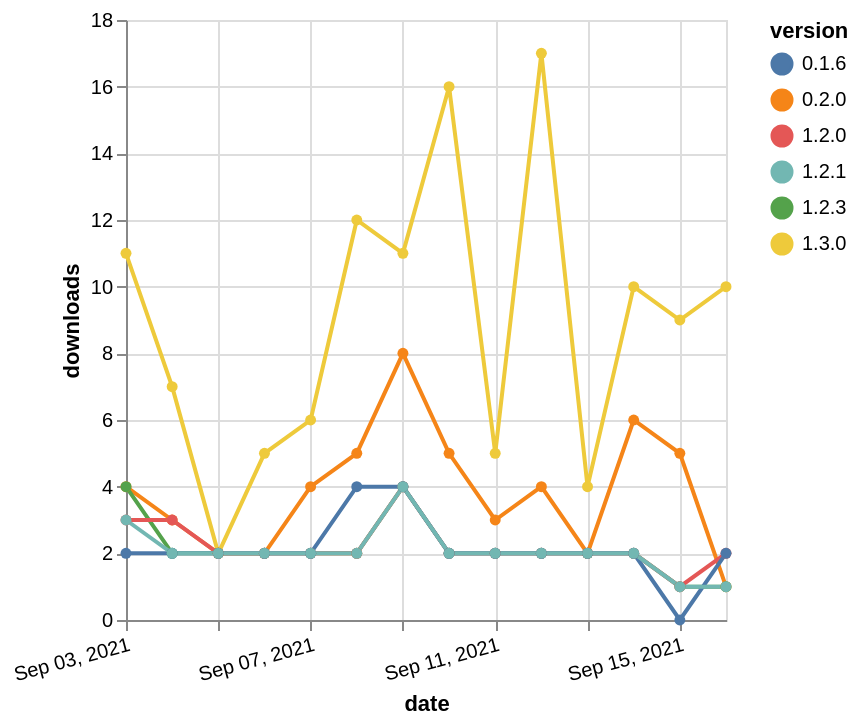

Source (Vega-Lite JSON):
### Vega-Lite specification from a JSON file in a GitHub repository (floating-point values rounded to 4 significant figures)
{"$schema": "https://vega.github.io/schema/vega-lite/v5.json", "description": "A simple bar chart with embedded data.", "data": {"values": [{"date": "2021-09-03", "total": 719, "delta": 4, "version": "0.2.0"}, {"date": "2021-09-04", "total": 722, "delta": 3, "version": "0.2.0"}, {"date": "2021-09-05", "total": 724, "delta": 2, "version": "0.2.0"}, {"date": "2021-09-06", "total": 726, "delta": 2, "version": "0.2.0"}, {"date": "2021-09-07", "total": 730, "delta": 4, "version": "0.2.0"}, {"date": "2021-09-08", "total": 735, "delta": 5, "version": "0.2.0"}, {"date": "2021-09-09", "total": 743, "delta": 8, "version": "0.2.0"}, {"date": "2021-09-10", "total": 748, "delta": 5, "version": "0.2.0"}, {"date": "2021-09-11", "total": 751, "delta": 3, "version": "0.2.0"}, {"date": "2021-09-12", "total": 755, "delta": 4, "version": "0.2.0"}, {"date": "2021-09-13", "total": 757, "delta": 2, "version": "0.2.0"}, {"date": "2021-09-14", "total": 763, "delta": 6, "version": "0.2.0"}, {"date": "2021-09-15", "total": 768, "delta": 5, "version": "0.2.0"}, {"date": "2021-09-16", "total": 769, "delta": 1, "version": "0.2.0"}, {"date": "2021-09-03", "total": 40, "delta": 11, "version": "1.3.0"}, {"date": "2021-09-04", "total": 47, "delta": 7, "version": "1.3.0"}, {"date": "2021-09-05", "total": 49, "delta": 2, "version": "1.3.0"}, {"date": "2021-09-06", "total": 54, "delta": 5, "version": "1.3.0"}, {"date": "2021-09-07", "total": 60, "delta": 6, "version": "1.3.0"}, {"date": "2021-09-08", "total": 72, "delta": 12, "version": "1.3.0"}, {"date": "2021-09-09", "total": 83, "delta": 11, "version": "1.3.0"}, {"date": "2021-09-10", "total": 99, "delta": 16, "version": "1.3.0"}, {"date": "2021-09-11", "total": 104, "delta": 5, "version": "1.3.0"}, {"date": "2021-09-12", "total": 121, "delta": 17, "version": "1.3.0"}, {"date": "2021-09-13", "total": 125, "delta": 4, "version": "1.3.0"}, {"date": "2021-09-14", "total": 135, "delta": 10, "version": "1.3.0"}, {"date": "2021-09-15", "total": 144, "delta": 9, "version": "1.3.0"}, {"date": "2021-09-16", "total": 154, "delta": 10, "version": "1.3.0"}, {"date": "2021-09-03", "total": 149, "delta": 4, "version": "1.2.3"}, {"date": "2021-09-04", "total": 151, "delta": 2, "version": "1.2.3"}, {"date": "2021-09-05", "total": 153, "delta": 2, "version": "1.2.3"}, {"date": "2021-09-06", "total": 155, "delta": 2, "version": "1.2.3"}, {"date": "2021-09-07", "total": 157, "delta": 2, "version": "1.2.3"}, {"date": "2021-09-08", "total": 159, "delta": 2, "version": "1.2.3"}, {"date": "2021-09-09", "total": 163, "delta": 4, "version": "1.2.3"}, {"date": "2021-09-10", "total": 165, "delta": 2, "version": "1.2.3"}, {"date": "2021-09-11", "total": 167, "delta": 2, "version": "1.2.3"}, {"date": "2021-09-12", "total": 169, "delta": 2, "version": "1.2.3"}, {"date": "2021-09-13", "total": 171, "delta": 2, "version": "1.2.3"}, {"date": "2021-09-14", "total": 173, "delta": 2, "version": "1.2.3"}, {"date": "2021-09-15", "total": 174, "delta": 1, "version": "1.2.3"}, {"date": "2021-09-16", "total": 175, "delta": 1, "version": "1.2.3"}, {"date": "2021-09-03", "total": 377, "delta": 3, "version": "1.2.0"}, {"date": "2021-09-04", "total": 380, "delta": 3, "version": "1.2.0"}, {"date": "2021-09-05", "total": 382, "delta": 2, "version": "1.2.0"}, {"date": "2021-09-06", "total": 384, "delta": 2, "version": "1.2.0"}, {"date": "2021-09-07", "total": 386, "delta": 2, "version": "1.2.0"}, {"date": "2021-09-08", "total": 388, "delta": 2, "version": "1.2.0"}, {"date": "2021-09-09", "total": 392, "delta": 4, "version": "1.2.0"}, {"date": "2021-09-10", "total": 394, "delta": 2, "version": "1.2.0"}, {"date": "2021-09-11", "total": 396, "delta": 2, "version": "1.2.0"}, {"date": "2021-09-12", "total": 398, "delta": 2, "version": "1.2.0"}, {"date": "2021-09-13", "total": 400, "delta": 2, "version": "1.2.0"}, {"date": "2021-09-14", "total": 402, "delta": 2, "version": "1.2.0"}, {"date": "2021-09-15", "total": 403, "delta": 1, "version": "1.2.0"}, {"date": "2021-09-16", "total": 405, "delta": 2, "version": "1.2.0"}, {"date": "2021-09-03", "total": 934, "delta": 2, "version": "0.1.6"}, {"date": "2021-09-04", "total": 936, "delta": 2, "version": "0.1.6"}, {"date": "2021-09-05", "total": 938, "delta": 2, "version": "0.1.6"}, {"date": "2021-09-06", "total": 940, "delta": 2, "version": "0.1.6"}, {"date": "2021-09-07", "total": 942, "delta": 2, "version": "0.1.6"}, {"date": "2021-09-08", "total": 946, "delta": 4, "version": "0.1.6"}, {"date": "2021-09-09", "total": 950, "delta": 4, "version": "0.1.6"}, {"date": "2021-09-10", "total": 952, "delta": 2, "version": "0.1.6"}, {"date": "2021-09-11", "total": 954, "delta": 2, "version": "0.1.6"}, {"date": "2021-09-12", "total": 956, "delta": 2, "version": "0.1.6"}, {"date": "2021-09-13", "total": 958, "delta": 2, "version": "0.1.6"}, {"date": "2021-09-14", "total": 960, "delta": 2, "version": "0.1.6"}, {"date": "2021-09-15", "total": 960, "delta": 0, "version": "0.1.6"}, {"date": "2021-09-16", "total": 962, "delta": 2, "version": "0.1.6"}, {"date": "2021-09-03", "total": 112, "delta": 3, "version": "1.2.1"}, {"date": "2021-09-04", "total": 114, "delta": 2, "version": "1.2.1"}, {"date": "2021-09-05", "total": 116, "delta": 2, "version": "1.2.1"}, {"date": "2021-09-06", "total": 118, "delta": 2, "version": "1.2.1"}, {"date": "2021-09-07", "total": 120, "delta": 2, "version": "1.2.1"}, {"date": "2021-09-08", "total": 122, "delta": 2, "version": "1.2.1"}, {"date": "2021-09-09", "total": 126, "delta": 4, "version": "1.2.1"}, {"date": "2021-09-10", "total": 128, "delta": 2, "version": "1.2.1"}, {"date": "2021-09-11", "total": 130, "delta": 2, "version": "1.2.1"}, {"date": "2021-09-12", "total": 132, "delta": 2, "version": "1.2.1"}, {"date": "2021-09-13", "total": 134, "delta": 2, "version": "1.2.1"}, {"date": "2021-09-14", "total": 136, "delta": 2, "version": "1.2.1"}, {"date": "2021-09-15", "total": 137, "delta": 1, "version": "1.2.1"}, {"date": "2021-09-16", "total": 138, "delta": 1, "version": "1.2.1"}]}, "width": "container", "mark": {"type": "line", "point": {"filled": true}}, "encoding": {"x": {"field": "date", "type": "temporal", "timeUnit": "yearmonthdate", "title": "date", "axis": {"labelAngle": -15}}, "y": {"field": "delta", "type": "quantitative", "title": "downloads"}, "color": {"field": "version", "type": "nominal"}, "tooltip": {"field": "delta"}}}
